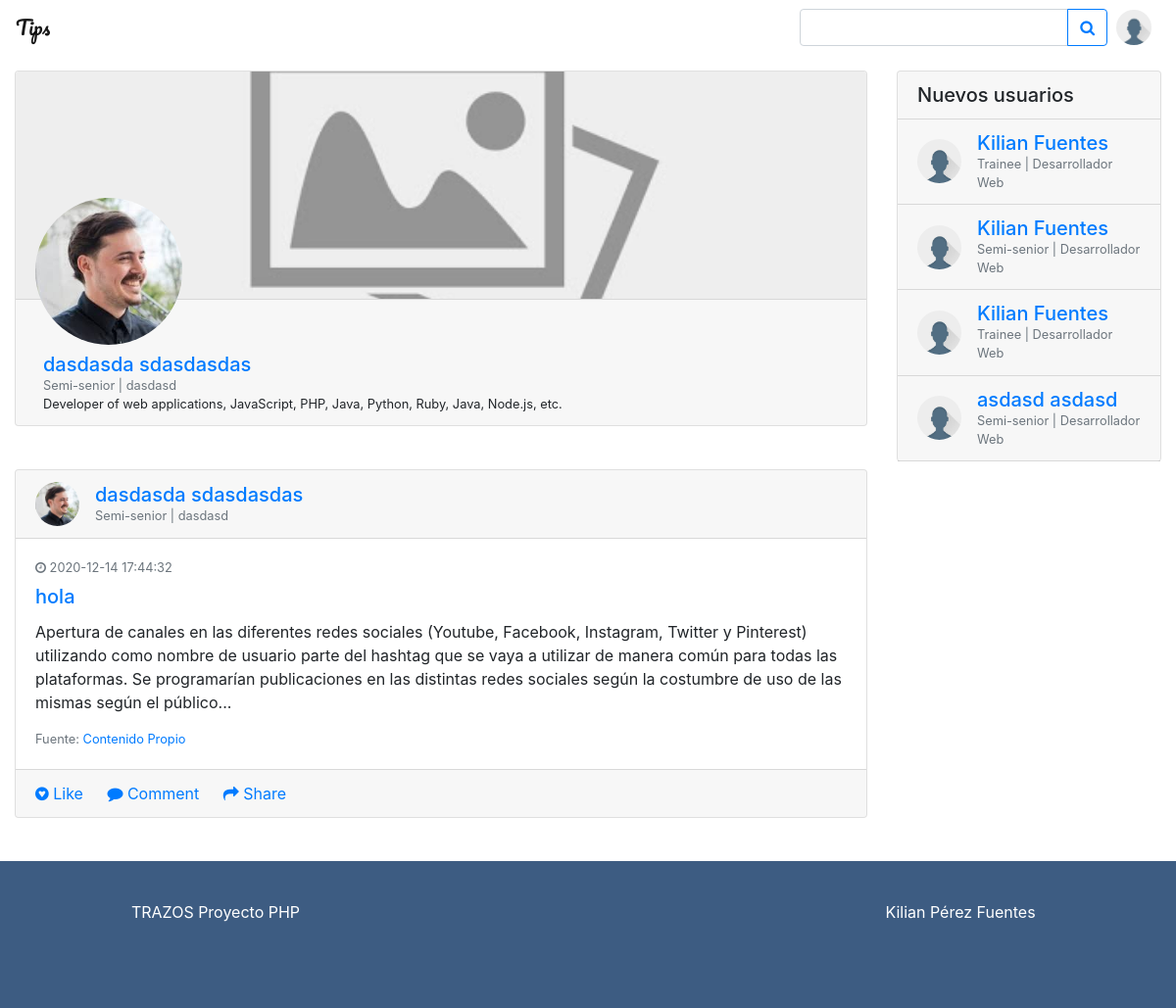
/views/user.php?user=42 (signed in), run on the app's committed database.
### tables this page shows
CREATE TABLE `user` (
  `id` int(11) NOT NULL,
  `name` varchar(128) NOT NULL,
  `surname` varchar(255) NOT NULL,
  `role_user` varchar(20) NOT NULL DEFAULT 'Trainee',
  `proficiency` varchar(128) NOT NULL,
  `user_img` varchar(255) NOT NULL DEFAULT 'https://lh3.googleusercontent.com/proxy/YYuun0Y_eTuEuWLZkdhnzmQQXQq1ti_iexXYkJIV1LrTzYqSs1xL3P4kIPOVsE6Voicj51c3ghg5PcMeJ6UvX6C9PpeFfHKHkV6ZAr00yK8fkA',
  `user_img_header` varchar(255) NOT NULL DEFAULT 'https://d500.epimg.net/cincodias/imagenes/2018/11/09/midinero/1541785111_101699_1541785255_noticia_normal.jpg',
  `email` varchar(255) NOT NULL,
  `password` varchar(255) NOT NULL,
  `created_at` datetime NOT NULL DEFAULT current_timestamp()
);

CREATE TABLE `blog_post` (
  `id` int(11) NOT NULL,
  `title` varchar(128) NOT NULL,
  `post_text` text NOT NULL,
  `source_url` varchar(255) NOT NULL,
  `source_name` varchar(255) NOT NULL DEFAULT 'Contenido propio',
  `created_at` datetime NOT NULL DEFAULT current_timestamp(),
  `post_img` varchar(255) NOT NULL,
  `user_id` int(11) NOT NULL
);

### models/pagepost.class.php (called while the page is built, shortened)
<?php
        if(!empty($_GET['user'])){
            $q_select_post = "SELECT *
            FROM user
            WHERE
            user.`id` = ".$_GET['user']."";
            $exec_select_post = mysqli_query($db, $q_select_post) or die("ERROR PETICION BBDD views/user.php");
            $user_info = mysqli_fetch_assoc($exec_select_post);
        }
?>

### config/ini.php (called while the page is built, shortened)
<?php
    $db = DBConexion::connect();
    require_once(__ROOT__.'/models/pagepost.class.php');
    require_once(__ROOT__.'/models/infopost.class.php');
?>

### models/infopost.class.php (called while the page is built, shortened)
<?php
        $offset = 0;
        $num_items = 4;
        if(!empty($_GET['user'])){
            $q_latest_post_user = "SELECT
            blog_post.id,
            user.id as 'user_id',
            user.name,
            user.surname,
            user.user_img,
            user.role_user,
            user.proficiency,
            blog_post.source_name,
            blog_post.source_url,
            blog_post.title,
            blog_post.post_text,
            blog_post.created_at,
            blog_post.post_img
            FROM user INNER JOIN
            blog_post ON
            user.id = blog_post.user_id
            AND user.id = ".$_GET['user']."
            ORDER BY `blog_post`.`created_at`
            DESC LIMIT $num_items
            OFFSET $offset ";
            $exec_latest_post = mysqli_query( $db,  $q_latest_post_user) or die("FALLO DE MOSTAR ULTIMOS POST");
        }
        $q_new_users = "SELECT
        id,
        name,
        surname,
        user_img,
        email,
        role_user,
        proficiency
        FROM user
        ORDER BY `created_at`
        DESC LIMIT $num_items
           ";
        $exec_new_users = mysqli_query( $db,  $q_new_users) or die("FALLO DE MOSTAR NUEVOS USUARIOS");
?>

### modules/infoposts.php (the view)
<div class="card gedf-card border-bottom-0">
    <h5 class="card-header" >Nuevos usuarios</h5>
    <?php
            while($result_new_users = mysqli_fetch_assoc($exec_new_users)){
        ?>
        <div class="card-header">
        <div class="d-flex justify-content-between align-items-center">
            <div class="d-flex justify-content-between align-items-center">
                <div class="mr-2">
                    <img class="rounded-circle cicle-medium" src="<?=$result_new_users["user_img"]?>" alt="">
                </div>
                <div class="ml-2">
                    <div class="h5 m-0"><a href="../views/user.php?user=<?=$result_new_users["id"]?>"><?= $result_new_users["name"]." ". $result_new_users["surname"]?></a></div>
                    <div class="h7 text-muted"><?= $result_new_users["role_user"]. " | " .$result_new_users["proficiency"]?></div>
                </div>
            </div>
        </div>
        </div>
        <?php
        }
    ?>
</div>

### modules/infouserpage.php (shortened to what this page needs)
<div class="card gedf-card">
   <img class="card-img-top header-profile" src="<?=$user_info["user_img_header"]?>" alt="Card image cap">
   <div class="card-footer">
      <div >
         <div>
            <div class="row">
               <div class="col-sm-6">
                  <img class="mb-2 header-img rounded-circle cicle-large" src="<?=$user_info["user_img"]?>" alt="">
               </div>
            </div >
            <div class="d-flex align-items-end">
               <div class="ml-2">
                  <div class="h5 m-0"><a href="../views/user.php?user=<?=$user_info["user_id"]?>"><?= $user_info["name"]. " ".$user_info["surname"]?></a></div>
                  <div class="h7 text-muted"><?=$user_info["role_user"]?> | <?=$user_info["proficiency"]?></div>
                  <div class="h7">
                     Developer of web applications, JavaScript, PHP, Java, Python, Ruby, Java, Node.js, etc.
                  </div>
               </div>
            </div>
         </div>
      </div>
   </div>
</div>

### modules/infopostm.php (shortened to what this page needs)
<?php
    while($result_lastp_user = mysqli_fetch_assoc($exec_latest_post)){
        $text_post = $result_lastp_user["post_text"];
        $characters_text = 350;
        if (strlen ( $text_post )>$characters_text) {
            $text_post = substr ( $result_lastp_user["post_text"], 0 , 350 ) ."...";
        }
?>
    <div class="card gedf-card">
        <div class="card-header">
            <div class="d-flex justify-content-between align-items-center">
                <div class="d-flex justify-content-between align-items-center">
                    <div class="mr-2">
                        <img class="rounded-circle cicle-medium" src="<?=$result_lastp_user["user_img"]?>" alt="">
                    </div>
                    <div class="ml-2">
                        <div class="h5 m-0"><a href="../views/user.php?user=<?=$result_lastp_user["user_id"]?>"><?= $result_lastp_user["name"]." ". $result_lastp_user["surname"]?></a></div>
                        <div class="h7 text-muted"><?= $result_lastp_user["role_user"]. " | " .$result_lastp_user["proficiency"]?></div>
                    </div>
                </div>
            </div>
        </div>
        <div class="card-body">
            <div class="text-muted h7 mb-2"> <i class="fa fa-clock-o"></i> <?= $result_lastp_user["created_at"]?></div>
            <a class="card-link" href="../views/pagepost.php?blog_post=<?=$result_lastp_user["id"]?>">
                <h5 class="card-title"> <?= $result_lastp_user["title"]?> </h5>
            </a>
            <p class="card-text">
                    <?= $text_post?>
            </p>
            <div class="text-muted h7">Fuente:
                <a href="<?=$result_lastp_user["source_url"]?>"><?= $result_lastp_user["source_name"]?></a>
        </div>
        </div>
        <div class="card-footer">
            <a href="#" class="card-link"><i class="fa fa-gittip"></i> Like</a>
            <a href="#" class="card-link"><i class="fa fa-comment"></i> Comment</a>
            <a href="#" class="card-link"><i class="fa fa-mail-forward"></i> Share</a>
        </div>
    </div>
<?php
    }
?>

### assets/css/style.css (style rules this page uses)
.h7 { font-size: 0.8rem; }
.header-profile { max-height: 232px; object-fit: cover; }
.header-img { margin-top: -116px; }
.cicle-medium { height: 45px; object-fit: cover; width: 45px; }
.cicle-large { height: 150px; object-fit: cover; width: 150px; }
@media (min-width: 992px) { .gedf-card { margin-bottom: 2.77rem; } }

### data on the page
user: user_img_header (picture), user_img (picture), name "dasdasda", surname "sdasdasdas", role_user "Semi-senior", proficiency "dasdasd"
blog_post: user.user_img (picture), user.name "dasdasda", user.surname "sdasdasdas", user.role_user "Semi-senior", user.proficiency "dasdasd", created_at "2020-12-14 17:44:32", title "hola", post_text "Apertura de canales en las diferentes redes sociales (Youtube, Facebook, Instagram, Twitter y Pinterest) utilizando como nombre de usuario parte del hashtag que se vaya a utilizar de manera común para todas las plataformas. Se programarían publicaciones en las distintas redes sociales según la costumbre de uso de las mismas según el público...", source_name "Contenido Propio"
user: user_img (picture), name "Kilian", surname "Fuentes", role_user "Trainee", proficiency "Desarrollador Web"
user: user_img (picture), name "Kilian", surname "Fuentes", role_user "Semi-senior", proficiency "Desarrollador Web"
user: user_img (picture), name "Kilian", surname "Fuentes", role_user "Trainee", proficiency "Desarrollador Web"
user: user_img (picture), name "asdasd", surname "asdasd", role_user "Semi-senior", proficiency "Desarrollador Web"
